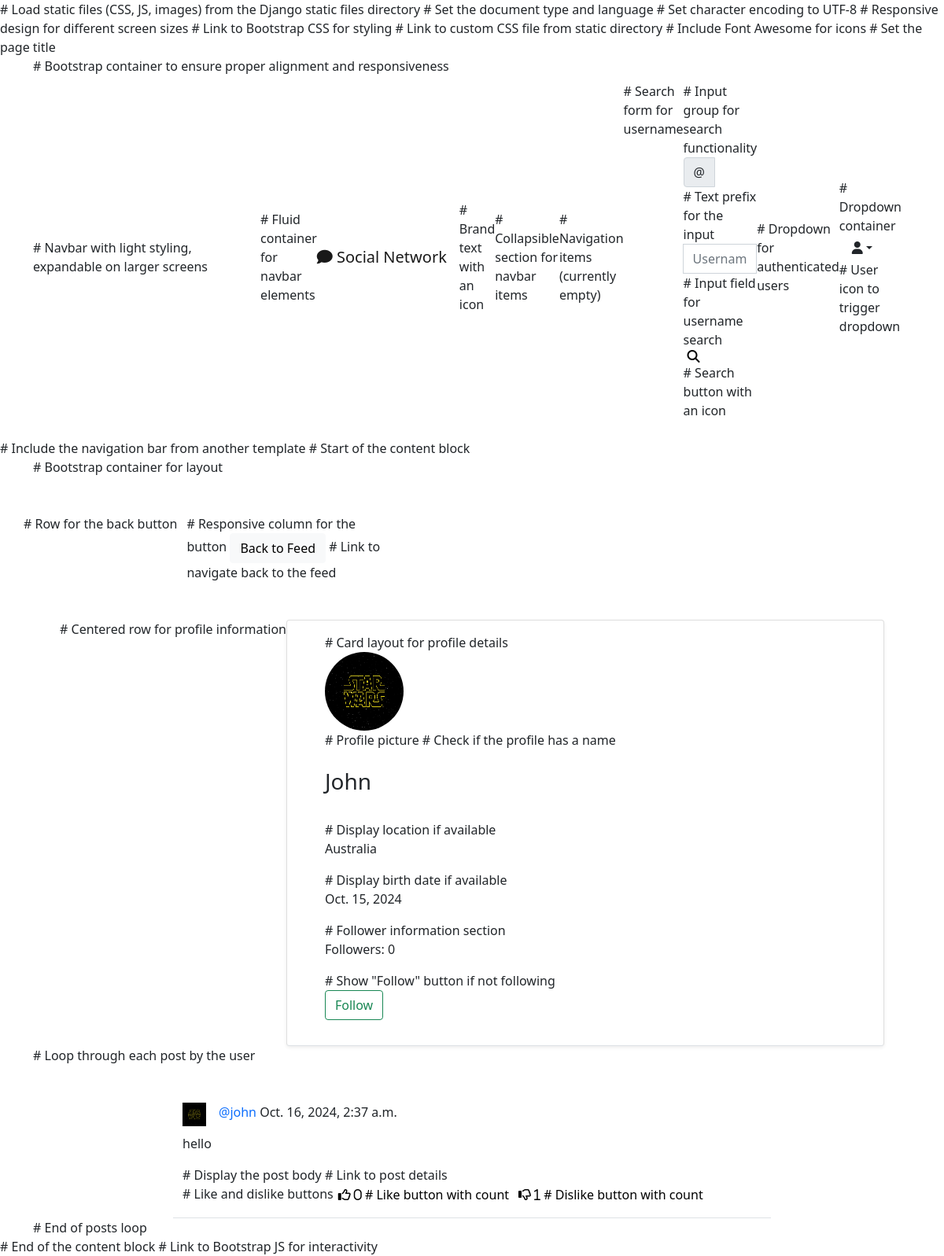
The app's page /social/profile/6/ with its own data.
### social/models.py (models this page shows)
class UserProfile(models.Model):  # Define the UserProfile model
    user = models.OneToOneField(User, primary_key=True, verbose_name='user', related_name='profile', on_delete=models.CASCADE)  # One-to-one relationship with User
    name = models.CharField(max_length=30, blank=True, null=True)  # Optional name field
    bio = models.TextField(max_length=500, blank=True, null=True)  # Optional bio field
    birth_date = models.DateField(null=True, blank=True)  # Optional birth date
    location = models.CharField(max_length=100, blank=True, null=True)  # Optional location
    picture = models.ImageField(upload_to='uploads/profile_pictures', default='uploads/profile_pictures/default.png', blank=True, null=True)  # Profile picture with a default image
    followers = models.ManyToManyField(User, blank=True, related_name='followers')  # Users who follow this profile

class Post(models.Model):  # Define the Post model
    body = models.TextField()  # The content of the post
    created_on = models.DateTimeField(default=timezone.now)  # Timestamp when the post is created
    author = models.ForeignKey(User, on_delete=models.CASCADE)  # Reference to the User who created the post
    likes = models.ManyToManyField(User, blank=True, related_name='likes')  # Users who liked the post
    dislikes = models.ManyToManyField(User, blank=True, related_name='dislikes')  # Users who disliked the post

### social/views.py (the view)
# urls.py: path('profile/<int:pk>/', ProfileView.as_view(), name='profile'),  # Route for viewing a user profile
class ProfileView(View):
    def get(self, request, pk, *args, **kwargs):
        profile = UserProfile.objects.get(pk=pk)  # Retrieve the user profile
        user = profile.user  # Get the user associated with the profile
        posts = Post.objects.filter(author=user).order_by('-created_on')  # Retrieve posts by the user
        followers = profile.followers.all()  # Get the list of followers
        is_following = request.user in followers  # Check if the current user is following
        context = {
            'user': user,  # Include the user in the context
            'profile': profile,  # Include the profile in the context
            'posts': posts,  # Include the user's posts in the context
            'number_of_followers': followers.count(),  # Count followers for display
            'is_following': is_following,  # Include follow status in the context
        }
        return render(request, 'social/profile.html', context)  # Render the profile template with context

### social/templates/social/profile.html (shortened to what this page needs)
{% extends 'landing/base.html' %}  # Extend the base layout for consistent design
{% block content %}  # Start of the content block
<div class="container">  # Bootstrap container for layout
    <div class="row mt-5">  # Row for the back button
        <div class="col-md-3 col-sm-6">  # Responsive column for the button
            <a href="{% url 'post-list' %}" class="btn btn-light">Back to Feed</a>  # Link to navigate back to the feed
        </div>
    </div>
    <div class="row justify-content-center mt-5">  # Centered row for profile information
        <div class="card shadow-sm col-md-8 col-sm-12 border-bottom px-5 pt-3">  # Card layout for profile details
            <img src="{{ profile.picture.url }}" class="rounded-circle" width="100" height="100" />  # Profile picture
            {% if profile.name %}  # Check if the profile has a name
            <h3 class="py-4">{{ profile.name }}
                {% endif %}
            </h3>
            {% if profile.location %}  # Display location if available
            <p>{{ profile.location }}</p>
            {% endif %}
            {% if profile.birth_date %}  # Display birth date if available
            <p>{{ profile.birth_date }}</p>
            {% endif %}
            <div class="mb-3">  # Follower information section
                <p>Followers: {{ number_of_followers }}</p>
                {% if user == request.user %}  # Don't show follow buttons for the user
                {% else %}
                {% if is_following %}  # Show "Unfollow" button if already following
                <form method="POST" action="{% url 'remove-follower' profile.pk %}">
                    {% csrf_token %}
                    <button class="btn btn-outline-danger" type="submit">Unfollow</button>
                </form>
                {% else %}  # Show "Follow" button if not following
                <form method="POST" action="{% url 'add-follower' profile.pk %}">
                    <button class="btn btn-outline-success" type="submit">Follow</button>
                </form>
                {% endif %}
                {% endif %}
            </div>
        </div>
    </div>
    {% for post in posts %}  # Loop through each post by the user
    <div class="row justify-content-center mt-5">
        <div class="col-md-8 col-sm-12 border-bottom">
            <div>
                <a href="{% url 'profile' post.author.profile.pk %}">
                    <img class="round-circle post-img" height="30" width="30" src="{{ post.author.profile.picture.url }}" />
                </a>
                <p class="post-text">
                    <a class="text-primary post-link" href="{% url 'profile' post.author.profile.pk %}">@{{ post.author }}</a> {{ post.created_on }}
                </p>
            </div>
            <div class="position-relative">
                <p>{{ post.body }}</p>  # Display the post body
                <a href="{% url 'post-detail' post.pk %}" class="stretched-link"></a>  # Link to post details
            </div>
            <div class="d-flex flex-row">  # Like and dislike buttons
                <form method="POST" action="{% url 'like' post.pk %}">
                    <button class="remove-default-btn" type="submit">
                        <i class="far fa-thumbs-up"> <span>{{ post.likes.all.count }}</span></i>  # Like button with count
                    </button>
                </form>
                <form method="POST" action="{% url 'dislike' post.pk %}">
                    <button class="remove-default-btn" type="submit">
                        <i class="far fa-thumbs-down"> <span>{{ post.dislikes.all.count }}</span></i>  # Dislike button with count
                    </button>
                </form>
            </div>
        </div>
    </div>
    {% endfor %}  # End of posts loop
</div>
{% endblock content %}  # End of the content block

### static/style.css (style rules this page uses)
.remove-default-btn { background-color: transparent; border: none; box-shadow: none; }
.post-link { text-decoration: none; }
.post-text { padding-top: 0.5; }
.post-img { float: left; margin-right: 1rem; }

### records on screen
UserProfile: picture (placeholder picture), name "John", location "Australia", birth_date "Oct. 15, 2024"
Post: author.profile.picture (placeholder picture), author "john", created_on "Oct. 16, 2024, 2:37 a.m.", body "hello", likes.all.count "0", dislikes.all.count "1"

### other values on screen
{{ number_of_followers }} "0"
